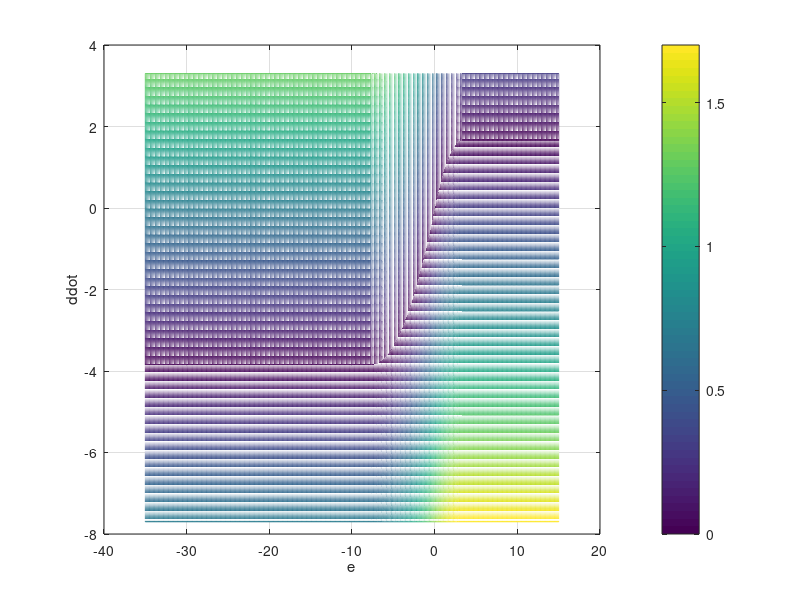
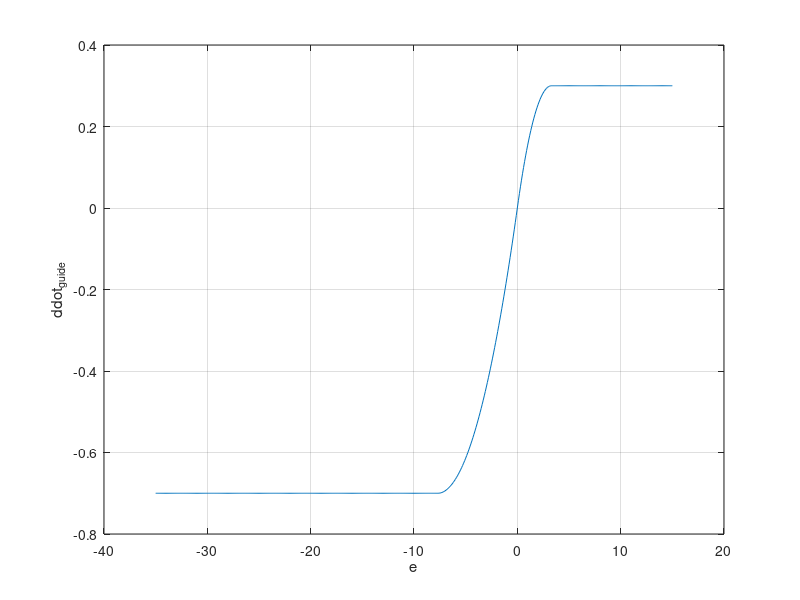

These charts were generated, in order, by the following MATLAB code:


clear; clc;

ddot_sink = 1.5*1.1;
ddot_clmb = 3.5*1.1;

ddot_sp = 0;

e_b_d = 2;

e = linspace(-ddot_clmb*5/1.1*2,ddot_sink*5/1.1*2,501);
ddot = linspace(-ddot_clmb*2,ddot_sink*2,501);

for i=1:length(e)
    
    if ddot_sp<-ddot_clmb/1.1, ddot_sp=-ddot_clmb/1.1; end;
    if ddot_sp>ddot_sink/1.1, ddot_sp=ddot_sink/1.1; end;
    
    if e(i)<0
        sat_e = abs(e(i)/e_b_d/(-ddot_clmb-ddot_sp));
        if sat_e>1.0, sat_e=1.0; end;
        thetal = -sat_e*(sat_e-2);
        delta_ddot = (-ddot_clmb-ddot_sp)*thetal;
        ddot_guide(i)=delta_ddot + ddot_sp;
%         ev(i,:) = sign(delta_ddot + ddot_sp - ddot).*sqrt(abs(delta_ddot + ddot_sp - ddot)/(ddot_clmb+ddot_sink));
%         ev(i,:) = abs(sign(delta_ddot + ddot_sp - ddot).*sqrt(abs(delta_ddot + ddot_sp - ddot)/(ddot_clmb+ddot_sink)));
        ev(i,:) = abs((delta_ddot + ddot_sp - ddot)/(ddot_clmb+ddot_sink));
%         ev_temp = abs((delta_ddot + ddot_sp - ddot)/(ddot_clmb+ddot_sink));
%         ev(i,:) = -ev_temp.*(ev_temp-2);
    else
        sat_e = abs(e(i)/e_b_d/(ddot_sink-ddot_sp));
        if sat_e>1.0, sat_e=1.0; end;
        thetal = -sat_e*(sat_e-2);
        delta_ddot = (ddot_sink-ddot_sp)*thetal;
        ddot_guide(i)=delta_ddot + ddot_sp;
%         ev(i,:) = sign(delta_ddot + ddot_sp - ddot).*sqrt(abs(delta_ddot + ddot_sp - ddot)/(ddot_clmb+ddot_sink));
%         ev(i,:) = abs(sign(delta_ddot + ddot_sp - ddot).*sqrt(abs(delta_ddot + ddot_sp - ddot)/(ddot_clmb+ddot_sink)));
        ev(i,:) = abs((delta_ddot + ddot_sp - ddot)/(ddot_clmb+ddot_sink));
%         ev_temp = abs((delta_ddot + ddot_sp - ddot)/(ddot_clmb+ddot_sink));
%         ev(i,:) = -ev_temp.*(ev_temp-2);
    end
end

figure('color','w'); hold on; grid on; box on;
% mesh(e,ddot,zeros(length(e),length(ddot)));
mesh(e,ddot,ev');

xlabel('e')
ylabel('ddot')
zlabel('ev')

colorbar;

figure('color','w'); hold on; grid on; box on;
plot(e,ddot_guide/(ddot_clmb+ddot_sink));

xlabel('e')
ylabel('ddot_{guide}')

% colorbar;

% %%
% 
% clear; clc;
% 
% syms ddot_clmb e ddot_sp ddot ddot_sink ebd
% 
% sat_e_clmb = e/ebd/ddot_clmb;
% thetal_clmb = -sat_e_clmb*(sat_e_clmb-2);
% ev_clmb = sqrt(abs(ddot_clmb*thetal_clmb+ddot_sp-ddot)/(ddot_clmb+ddot_sink));
% 
% sat_e_sink = e/ebd/ddot_sink;
% thetal_sink = -sat_e_sink*(sat_e_sink-2);
% ev_sink = sqrt(abs(ddot_sink*thetal_sink+ddot_sp-ddot)/(ddot_clmb+ddot_sink));
% 
% j_e_clmb = jacobian(ev_clmb,e);
% pretty(simplify(subs(j_e_clmb,e,0)))
% 
% j_e_sink = jacobian(ev_sink,e);
% pretty(simplify(subs(j_e_sink,e,0)))
% 
% j_d_clmb = jacobian(ev_clmb,ddot);
% pretty(simplify(subs(j_d_clmb,[ddot ddot_sp],[0 0])))
% 
% j_d_sink = jacobian(ev_sink,ddot);
% pretty(simplify(subs(j_d_sink,[ddot ddot_sp],[0 0])))
